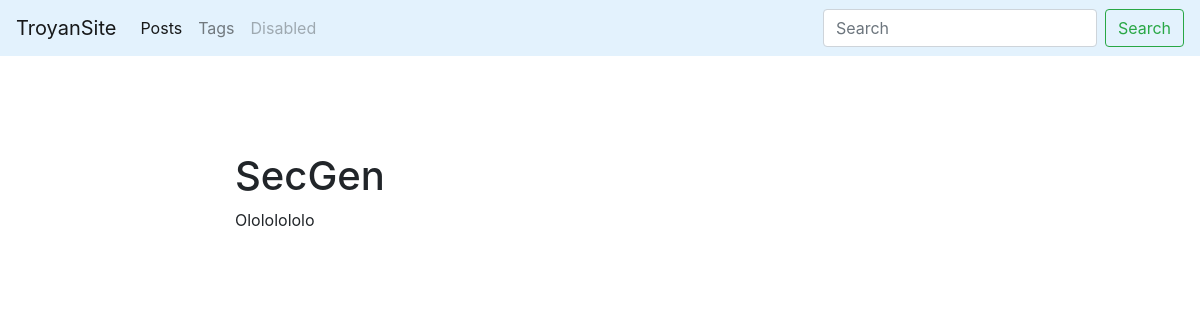
/blog/post/secgen-1555330945/, run on an earlier commit of the app's database.
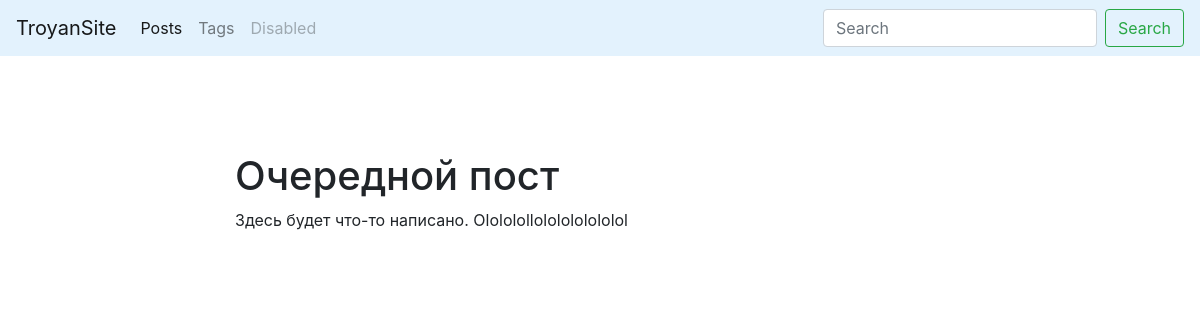
And on a later commit of the database.
### blog/models.py (models this page shows, shortened)
class Post(models.Model):
	title = models.CharField(max_length=150, db_index=True)
	slug = models.SlugField(max_length=150, blank=True, unique=True)
	body = models.TextField(blank=True, db_index=True)
	date_pub = models.DateTimeField(auto_now_add=True)
	tags = models.ManyToManyField('Tag', blank=True, related_name='posts')
	class Meta:
		ordering = ['-date_pub']

### blog/views.py (the view)
# urls.py: path('post/<str:slug>/', PostDetail.as_view(), name='post_detail_url'),
class PostDetail(ObjectDetailMixin, View):
	model = Post
	template = 'blog/post_detail.html'

### blog/utils.py (called while the page is built)
	def get(self, request, slug):
		obj = get_object_or_404(self.model, slug__iexact=slug)
		return render(request, self.template, context={self.model.__name__.lower() : obj, 'admin_object' : obj, 'detail' : True})

### blog/templates/blog/post_detail.html (shortened to what this page needs)
{% extends 'blog/base_blog.html' %}
{% block content %}
	<h1 class="mt-5">
		{{ post.title }}
	</h1>
	<p>
		{{ post.body }}
	</p>
{% endblock %}

### blog/templates/blog/base_blog.html (shortened to what this page needs)
{% extends 'base.html' %}

### templates/base.html (shortened to what this page needs)
{% load static %}
<!DOCTYPE html>
<html lang="en">
<head>
	<link rel="stylesheet" href="https://stackpath.bootstrapcdn.com/bootstrap/4.3.1/css/bootstrap.min.css">
	<link rel="stylesheet" href="{% static 'css/styles.css' %}">
</head>
<body>
	<nav class="navbar navbar-expand-lg navbar-light" style="background-color: #e3f2fd;">
		<a class="navbar-brand" href="#">TroyanSite</a>
		<div class="collapse navbar-collapse" id="navbarTogglerDemo02">
			<ul class="navbar-nav mr-auto mt-2 mt-lg-0">
				<li class="nav-item active">
					<a class="nav-link" href="{% url 'posts_lists_url' %}">Posts</a>
				</li>
				<li class="nav-item">
					<a class="nav-link" href="{% url 'tags_list_url' %}">Tags</a>
				</li>
				<li class="nav-item">
					<a class="nav-link disabled" href="#" tabindex="-1" aria-disabled="true">Disabled</a>
				</li>
			</ul>
			<form class="form-inline my-2 my-lg-0" action="{% url 'posts_lists_url' %}">
				<input class="form-control mr-sm-2" type="search" placeholder="Search" name="search">
				<button class="btn btn-outline-success my-2 my-sm-0" type="submit">Search</button>
			</form>
		</div>
	</nav>
	<div class="container mt-5">
		<div class="row">
			<div class="col-6 offset-md-2">
				{% block content %}{% endblock %}
			</div>
		</div>
	</div>
</body>
</html>

What changed in the data, as far as the page shows it:
changed Post: title "SecGen" → "Очередной пост"; body "Olololololo" → "Здесь будет что-то написано. Olololollololololololol"
